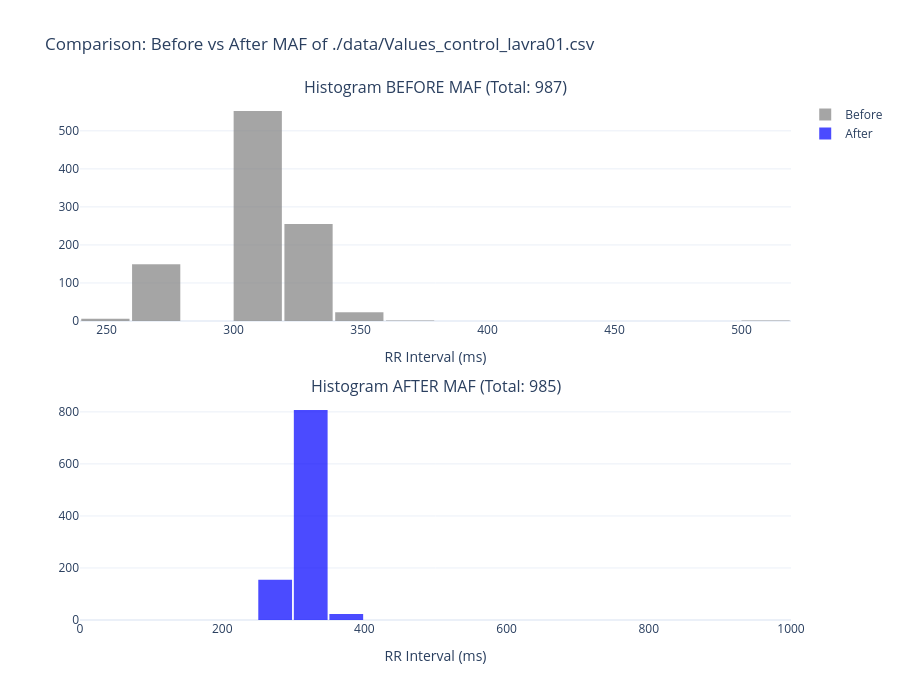

The notebook cell saved with this chart:
### Code cell
# MAF filtering on control  (Window Size = 21, limit_value = 20%)
plot_hist_comparison(params['file_path'], params)

### Figure 1 — Plotly figure (JSON) as saved in the notebook; plotly's stock layout.template omitted (floating-point values rounded to 4 significant figures; data arrays with more than 128 entries replaced by an {"elided": "..."} marker saying what was removed)
{"data": [{"marker": {"color": "gray"}, "name": "Before", "nbinsx": 20, "opacity": 0.7, "type": "histogram", "x": {"elided": "987 float values"}, "xaxis": "x", "yaxis": "y"}, {"marker": {"color": "blue"}, "name": "After", "nbinsx": 5, "opacity": 0.7, "type": "histogram", "x": {"elided": "985 int values"}, "xaxis": "x2", "yaxis": "y2"}], "layout": {"annotations": [{"font": {"size": 16}, "showarrow": false, "text": "Histogram BEFORE MAF (Total: 987)", "x": 0.5, "xanchor": "center", "xref": "paper", "y": 1, "yanchor": "bottom", "yref": "paper"}, {"font": {"size": 16}, "showarrow": false, "text": "Histogram AFTER MAF (Total: 985)", "x": 0.5, "xanchor": "center", "xref": "paper", "y": 0.425, "yanchor": "bottom", "yref": "paper"}], "bargap": 0.05, "height": 700, "title": {"text": "Comparison: Before vs After MAF of ./data/Values_control_lavra01.csv"}, "xaxis": {"anchor": "y", "domain": [0, 1], "title": {"text": "RR Interval (ms)"}}, "xaxis2": {"anchor": "y2", "domain": [0, 1], "range": [0, 1000], "title": {"text": "RR Interval (ms)"}}, "yaxis": {"anchor": "x", "domain": [0.575, 1]}, "yaxis2": {"anchor": "x2", "domain": [0, 0.425]}}}
